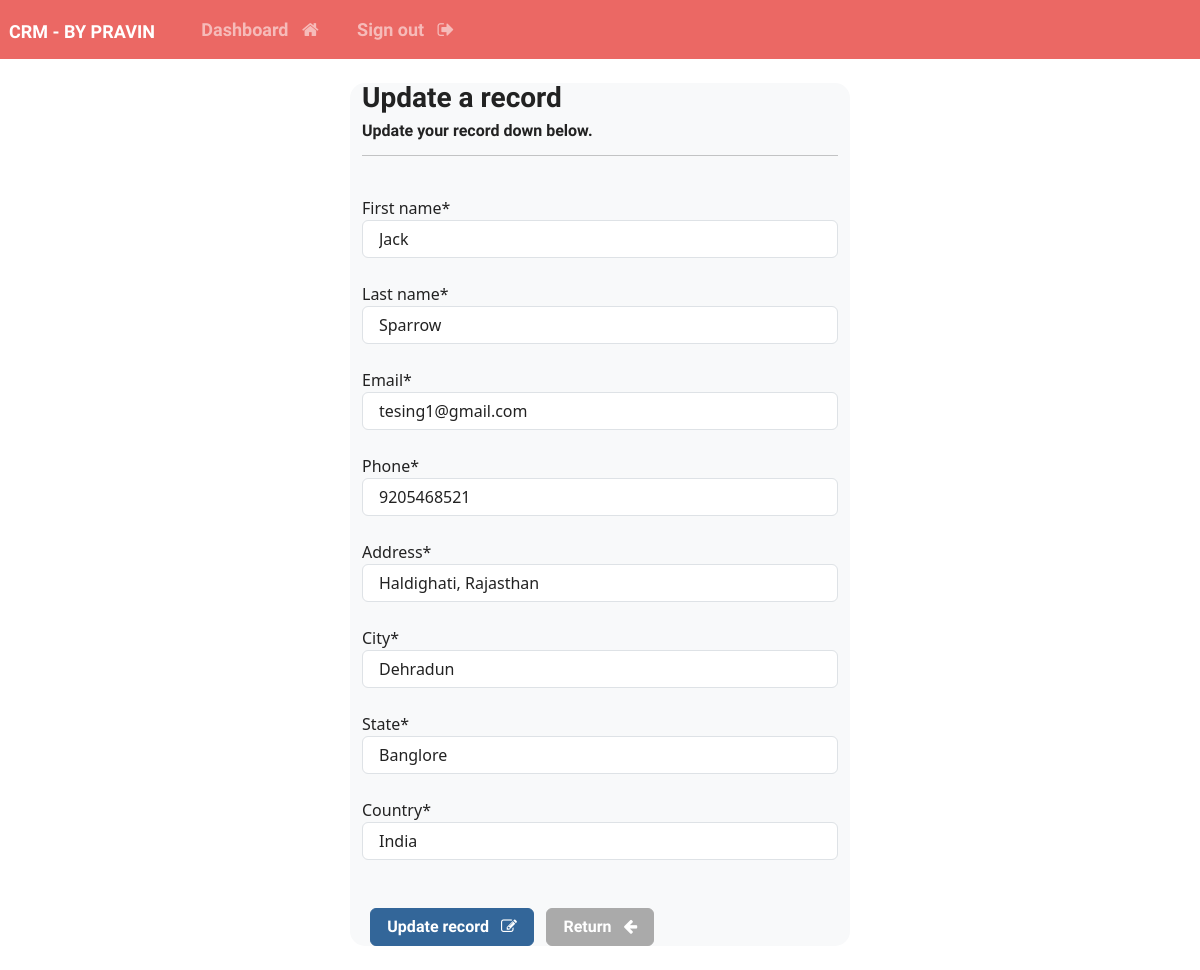
/update-record/6 (signed in), run on the app's committed database.
### webapp/models.py (models this page shows, shortened)
class Record(models.Model):
    creation_date = models.DateTimeField(auto_now_add=True)
    first_name = models.CharField(max_length=100)
    last_name = models.CharField(max_length=100)
    email = models.EmailField(max_length=250)  #if any error occur then just remeber that here instead of charfield we used the emailfield
    phone = models.IntegerField()
    address = models.CharField(max_length=300)
    city = models.CharField(max_length=50)
    state = models.CharField(max_length=50)
    country = models.CharField(max_length=50)

### webapp/views.py (the view)
# urls.py: path("update-record/<int:pk>", views.update_record, name="update-record"),
@login_required
def update_record(request, pk):
    record = Record.objects.get(id=pk)
    form = UpdateRecordForm(instance=record)
    if request.method == "POST":
            form = UpdateRecordForm(request.POST, instance=record)
            if form.is_valid():
                form.save()
                messages.success(request, "Your record was upadated successfully!")
                return redirect("dashboard")
    context = {"form":form}
    return render(request, "webapp/update-record.html", context=context)

### webapp/forms.py
class UpdateRecordForm(forms.ModelForm):
    class Meta:
        model = Record
        fields = ["first_name", "last_name", "email", "phone", "address", "city", "state", "country"]

### webapp/templates/webapp/update-record.html (shortened to what this page needs)
{% extends 'webapp/base.html' %}
{% load crispy_forms_tags %}
{% block content %}
  <body>
    <div class="container bg-light shadow-md p5 form-layout">
      <h3>Update a record</h3>
      <h6>Update your record down below.</h6>
      <hr />
      <br />
      <form action="" method="post" autocomplete="off">
        {{ form.first_name|as_crispy_field }}
        <br />
        {{ form.last_name|as_crispy_field }}
        <br />
        {{ form.email|as_crispy_field }}
        <br />
        {{ form.phone|as_crispy_field }}
        <br />
        {{ form.address|as_crispy_field }}
        <br />
        {{ form.city|as_crispy_field }}
        <br />
        {{ form.state|as_crispy_field }}
        <br />
        {{ form.country|as_crispy_field }}
        <br />
        <br />
        <button type="submit" class="btn btn-info">Update record &nbsp; <i class="fa fa-pencil-square-o" aria-hidden="true"></i></button>
        <a href="{% url 'dashboard' %}" class="btn btn-secondary">Return &nbsp; <i class="fa fa-arrow-left" aria-hidden="true"></i></a>
      </form>
    </div>
    <br />
  </body>
{% endblock %}

### static/css/styles.css (style rules this page uses)
.form-layout { border-radius: 15px; width: 500px; }

### data on the page
Record: first_name "Jack", last_name "Sparrow", email "tesing1@gmail.com", phone "9205468521", address "Haldighati, Rajasthan", city "Dehradun", state "Banglore", country "India"
